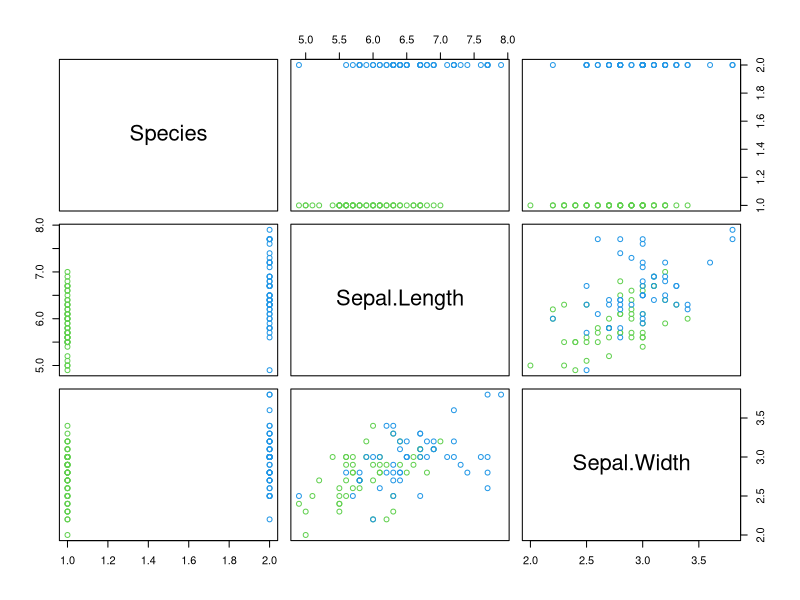
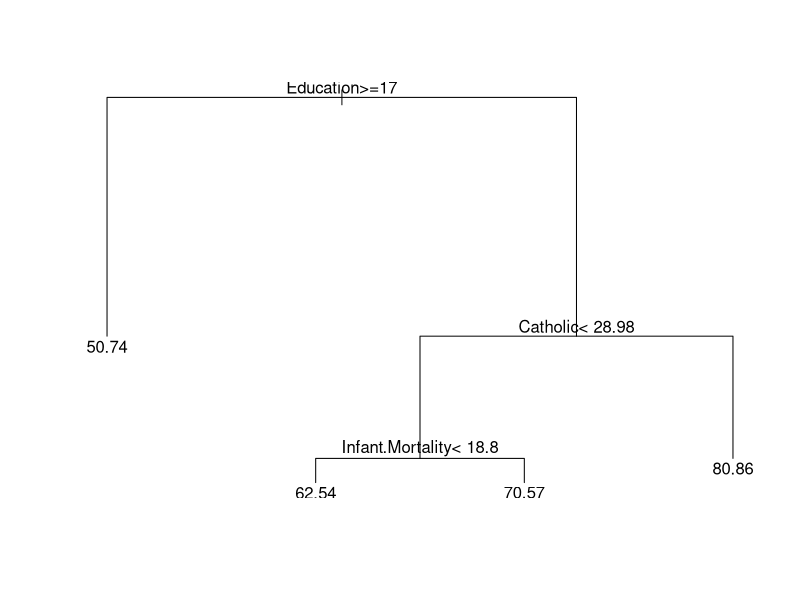

Source code (R) for these figures, in order:
############ INFO411/911 Lecture 9 R Code, SIM22 ############

# 
## Categorical predictors

data(iris)
summary(iris.fit<-lm(Petal.Length~Species, data=iris))

## Swiss Fertility data

data(swiss)

# pairs(swiss, panel=panel.smooth)
# pairs(swiss)

summary(swiss.fit <- lm(Fertility~., data=swiss))

## Stepwise regression

step(swiss.fit, data=swiss)

library(leaps)
regsub <- regsubsets(Fertility~.,data=swiss)
summary(regsub)

summary(regsub)$cp
with(summary(regsub), which[which.min(cp),])

## inreractions
summary(swiss.fit <- lm(Fertility~(Agriculture+Examination+Education+Catholic+Infant.Mortality)^2, data=swiss))

swiss.fit2 <- lm(Fertility~(Agriculture+Examination+Education+Catholic+Infant.Mortality)^2, data=swiss)
swiss.fit2.steps <- step(swiss.fit2, data=swiss)

summary(swiss.fit2.steps)

## Logistic regression

iris2 <- transform(subset(iris, Species!="setosa", c("Species","Sepal.Length","Sepal.Width")), Species=factor(Species))

pairs(iris2,col=as.numeric(iris$Species)+2)
legend("topleft", levels(iris$Species)[-1],       fill=3:4, ncol=1)

summary(glm(I(Species=="virginica")~.,data=iris2,family=binomial("logit")))

## Regression trees

library(rpart)
(swiss.tree <- rpart(Fertility~.,data=swiss))

plot(swiss.tree)
text(swiss.tree, digits=4)
